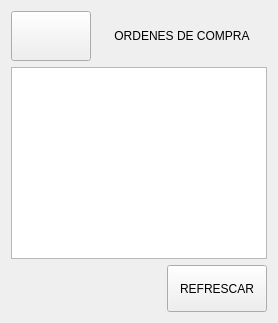
               <widget class="QWidget" name="pcompras_ordenes">
                <layout class="QVBoxLayout" name="verticalLayout_16">
                 <item>
                  <layout class="QHBoxLayout" name="horizontalLayout_8">
                   <item>
                    <widget class="QPushButton" name="bt_back_ordenescompra">
                     <property name="minimumSize">
                      <size>
                       <width>80</width>
                       <height>50</height>
                      </size>
                     </property>
                     <property name="maximumSize">
                      <size>
                       <width>80</width>
                       <height>50</height>
                      </size>
                     </property>
                     <property name="text">
                      <string/>
                     </property>
                     <property name="icon">
                      <iconset>
                       <normaloff>imagenes_gui/flecha_izquierda_blanca.svg</normaloff>imagenes_gui/flecha_izquierda_blanca.svg</iconset>
                     </property>
                     <property name="iconSize">
                      <size>
                       <width>40</width>
                       <height>40</height>
                      </size>
                     </property>
                    </widget>
                   </item>
                   <item>
                    <widget class="QLabel" name="label_13">
                     <property name="sizePolicy">
                      <sizepolicy hsizetype="Preferred" vsizetype="Preferred">
                       <horstretch>0</horstretch>
                       <verstretch>0</verstretch>
                      </sizepolicy>
                     </property>
                     <property name="minimumSize">
                      <size>
                       <width>120</width>
                       <height>50</height>
                      </size>
                     </property>
                     <property name="maximumSize">
                      <size>
                       <width>10000</width>
                       <height>50</height>
                      </size>
                     </property>
                     <property name="text">
                      <string>ORDENES DE COMPRA</string>
                     </property>
                     <property name="alignment">
                      <set>Qt::AlignCenter</set>
                     </property>
                    </widget>
                   </item>
                  </layout>
                 </item>
                 <item>
                  <widget class="QTableWidget" name="table_ordenescompra"/>
                 </item>
                 <item>
                  <layout class="QHBoxLayout" name="horizontalLayout_29">
                   <item>
                    <spacer name="horizontalSpacer_7">
                     <property name="orientation">
                      <enum>Qt::Horizontal</enum>
                     </property>
                     <property name="sizeHint" stdset="0">
                      <size>
                       <width>40</width>
                       <height>20</height>
                      </size>
                     </property>
                    </spacer>
                   </item>
                   <item>
                    <widget class="QPushButton" name="bt_refrescar_compraord">
                     <property name="minimumSize">
                      <size>
                       <width>100</width>
                       <height>47</height>
                      </size>
                     </property>
                     <property name="text">
                      <string>REFRESCAR</string>
                     </property>
                    </widget>
                   </item>
                  </layout>
                 </item>
                </layout>
               </widget>
